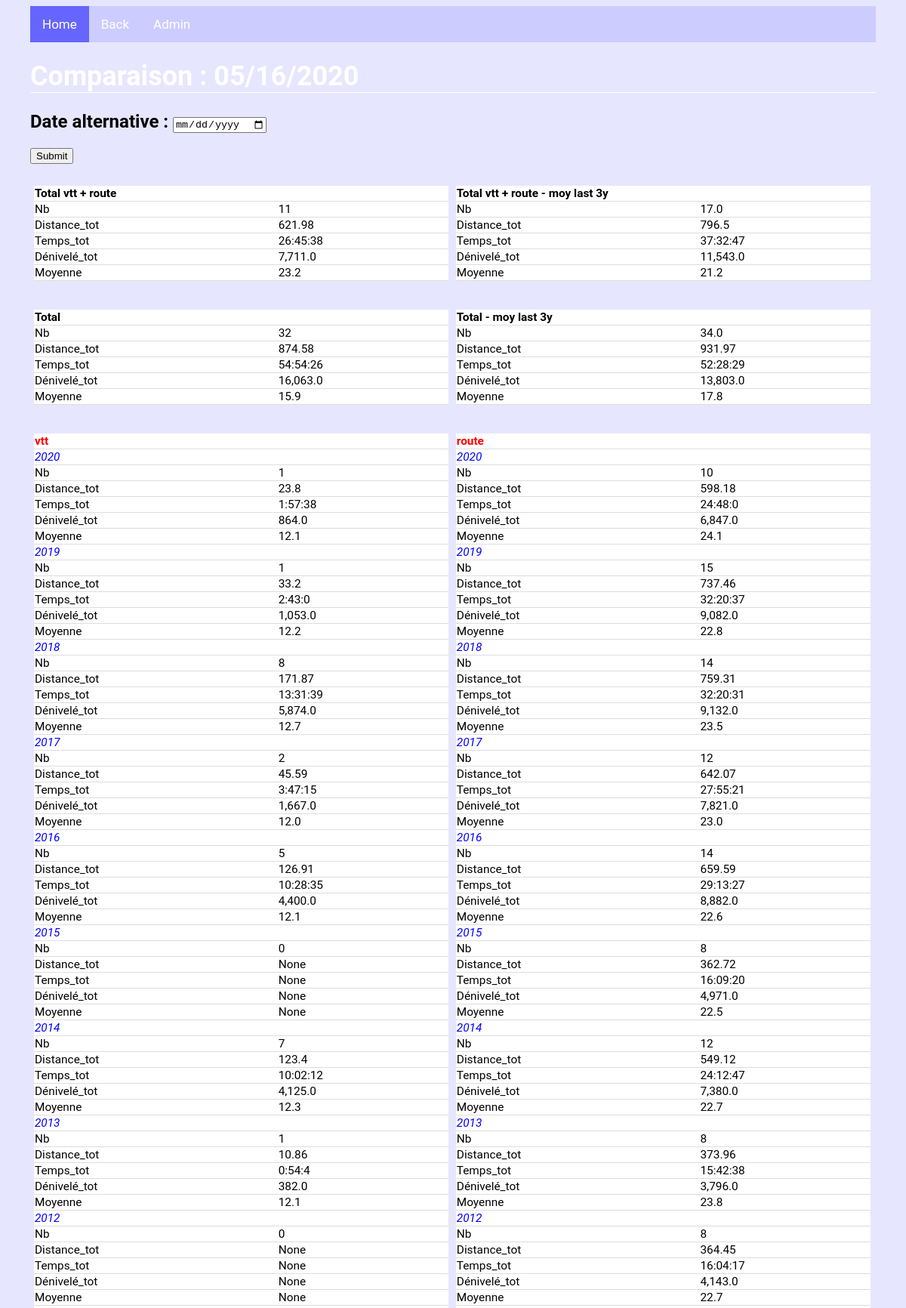
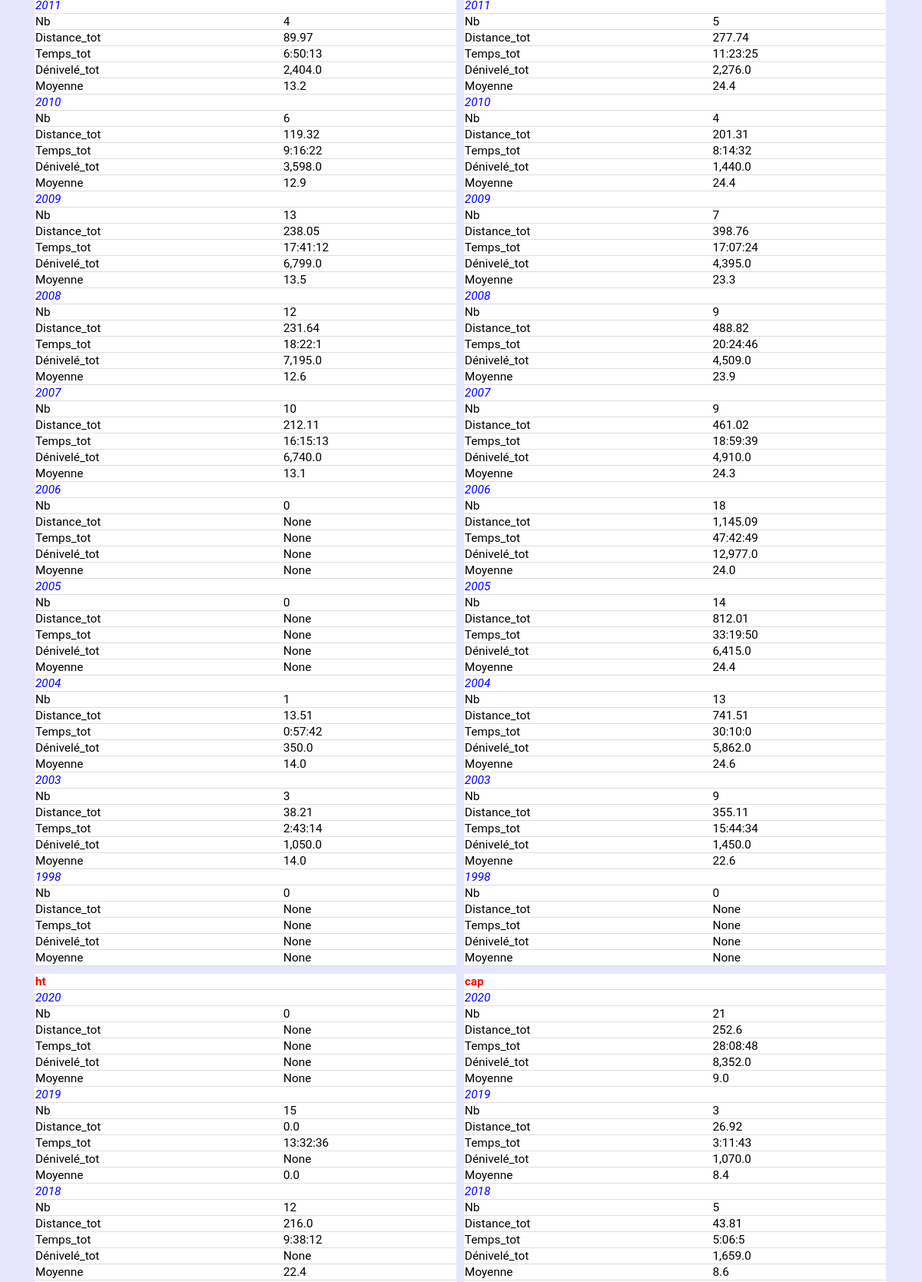
The app's page /biketours/stat/comp/ (upper part) with its own data (2 pictures, top to bottom).
### biketours/models.py (models this page shows, shortened)
class Type(models.Model):
    Type = models.CharField(max_length=250, default=None)
    Descriptif = models.CharField(max_length=1000, default=None, blank=True, null=True)

### biketours/views.py (the view)
def stat_comp(request):
    if request.method == "POST": # au moment du renvoi du formulaire
        dt = request.POST["alt_date"]
        dt = datetime.datetime.strptime(dt, "%Y-%m-%d")
        stat_comp = comp_anyday(dt)
        stat_comp_all = comp_anyday(dt, restr=False)
    else: # au moment du 1er appel de la view
        stat_comp = comp_today()
        stat_comp_all = comp_today(restr=False)
        dt=stat_comp["dt"]
    stat_comp_act_y = dict()
    for t in Type.objects.values_list("pk", flat=True) :
        tours = BikeTour.objects.filter(Type=t).values_list('id', flat=True).order_by('id')
        data_comp_y = stat_comp["data"].filter(Refparcours__in = tours)
        tmp=dict()
        for y in Perfo.objects.dates("Date", "year", order="DESC") :
                data_comp_act_y = data_comp_y.filter(Date__year=y.year)
                tmp[y.year]= agrperfo(data_comp_act_y, stat="sum")
                stat_comp_act_y[Type.objects.get(pk=t).Type] = tmp
    context = {
               "dt":dt,
               "stat_comp_act":stat_comp["act"],
               "stat_comp_act_last":stat_comp["last"],
               "stat_comp_all_act":stat_comp_all["act"],
               "stat_comp_all_act_last":stat_comp_all["last"],
               "stat_comp_act_y":stat_comp_act_y
               }
    return render(request, "biketours/stat_comp.html", context)

### biketours/views.py (called while the page is built)
def fmt_dct(k, v):  # formatage des résultats agrégés (Nb, Distance_totale/moy, Temps_total/moy, Dénivelé_total/moy)
    if v is None:
        return(v)
    elif re.search("Nb", k) and v is not None:
        return(round(v,0))
    elif re.search("Moy", k) and v is not None:
        return(round(v,1))
    elif (re.search("Distance",k) or re.search("Dénivelé", k)) and v is not None:
        return(format(round(v,2), ","))
    elif re.search("Temps",k) and v is not None:
        s = v.total_seconds()
        hours = s // 3600
        minutes = (s % 3600) // 60
        seconds = s % 60
        return(str(int(hours))+ ":" + str(int(minutes)).zfill(2) + ":" + str(int(seconds))).zfill(2)

def v_moy(qset, suffix): # suffix à introduire manuellement (string)
    if (qset["Distance"+suffix] is None or qset["Temps"+suffix] is None) :
        vmoy=None
    else :
        vmoy=qset["Distance"+suffix]/qset["Temps"+suffix].total_seconds()*3600
    return(vmoy)

def comp_anyday(dt, restr=True): # comparaison à la date dt
    flt=Q(Date__month__lt=dt.month)|(Q(Date__day__lte=dt.day)&Q(Date__month=dt.month))
    data_comp = Perfo.objects.filter(flt)
    if restr:
        tours = BikeTour.objects.filter(Type__in=[1, 2]).values_list('id', flat=True)
    else:
        tours = BikeTour.objects.values_list('id', flat=True)
    stat_comp_act=agrperfo(data_comp.filter(Q(Date__year=dt.year)&Q(Refparcours__in = tours)), stat="sum")
    stat_comp_act_last=agrperfo(data_comp.filter(Q(Date__year__gte=(dt.year-3))&Q(Date__year__lt=dt.year)&Q(Refparcours__in = tours)), stat="avg_sub",  div=3)
    stat_comp = {"dt":dt,
                 "act":stat_comp_act,
                 "last":stat_comp_act_last,
                 "data":data_comp}
    return(stat_comp)

def comp_today(restr=True): # comparaison à la date actuelle
    dt=datetime.date.today()
    stat_comp=comp_anyday(dt=dt, restr=restr)
    return(stat_comp)

### biketours/templates/biketours/stat_comp.html (shortened to what this page needs)
{% extends 'biketours/base.html' %}
{% block content %}
<h1> Comparaison : {{dt|date:"SHORT_DATE_FORMAT" }} </h1>
<form method="POST">{% csrf_token %}
    <h2>Date alternative : <input type="date"  name='alt_date' ></h2>
    <button type="submit">Submit</button>
</form>
{% if stat_comp_act %}
<div class="row">
	<div class="col_2">
	<table>
		<tr>
			<th colspan="2">Total vtt + route</th>
		</tr>
		{% for k,v in stat_comp_act.items %}
		<tr>
			<td>{{k}} </td>
			<td>{{v}} </td>
		</tr>
		{% endfor %}
	</table>
	</div>
	<div class="col_2">
	<table>
		<tr>
			<th colspan="2">Total vtt + route - moy last 3y</th>
		</tr>
		{% for k,v in stat_comp_act_last.items %}
		<tr>
			<td>{{k}} </td>
			<td>{{v}} </td>
		</tr>
		{% endfor %}
	</table>
	</div>
</div>
<div class="row">
	<div class="col_2">
	<table>
		<tr>
			<th colspan="2">Total</th>
		</tr>
		{% for k,v in stat_comp_all_act.items %}
		<tr>
			<td>{{k}} </td>
			<td>{{v}} </td>
		</tr>
		{% endfor %}
	</table>
	</div>
	<div class="col_2">
	<table>
		<tr>
			<th colspan="2">Total - moy last 3y</th>
		</tr>
		{% for k,v in stat_comp_all_act_last.items %}
		<tr>
			<td>{{k}} </td>
			<td>{{v}} </td>
		</tr>
		{% endfor %}
	</table>
	</div>
</div>
	<div class="row">
	{% for a,b in stat_comp_act_y.items %}
	<div class="col_2">
	<table>
		<tr>
			<th class="title1", colspan="2">{{a}} </td>
		</tr>
		{% for c, d in b.items %}
		<tr>
			<td class="title2", colspan="2">{{c}} </td>
		</tr>
			{% for e, f in d.items %}
			<tr>
				<td>{{e}} </td>
				<td>{{f}} </td>
			</tr>
			{% endfor %}
		{% endfor %}
	</table>
	</div>
	{% endfor %}
	</div>
{% else %}
	<h1> Ils sont où les liens ? .... </h1>
{% endif %}
{% endblock %}

### biketours/static/biketours/mystyle.css (style rules this page uses)
table { width: 100%; border-bottom: 1px solid #ddd; border-collapse: collapse; text-align: left; background-color: white; font-size:80%; table-layout: auto; }
th, td { border-bottom: 1px solid #ddd; border-collapse: collapse; text-align: left; background-color: white; font-size:80%; }
h1 { color: white; font-size:150%; border-bottom: 1px solid white; }
h2 { color: black; font-size:100%; }
.col_2 { float:left; width:49%; padding:5px; }
.row:after { content:""; display:table; clear:both; }
.title1 { color: red; font-weight: bold; }
.title2 { color: blue; font-style: italic; }

### records on screen
Type: stat_comp_act_y "vtt"
Type: stat_comp_act_y "route"
Type: stat_comp_act_y "ht"
Type: stat_comp_act_y "cap"

### other values on screen
{{ dt|date:"SHORT_DATE_FORMAT" }} "05/16/2020"
{{ k }} "Nb" "Distance_tot" "Temps_tot" "Dénivelé_tot" "Moyenne"
{{ v }} "11" "621.98" "26:45:38" "7,711.0" "23.2"
{{ v }} "17.0" "796.5" "37:32:47" "11,543.0" "21.2"
{{ v }} "32" "874.58" "54:54:26" "16,063.0" "15.9"
{{ v }} "34.0" "931.97" "52:28:29" "13,803.0" "17.8"
{{ c }} "2020" "2019" "2018" "2017" "2016" "2015" "2014" "2013" "2012" "2011" "2010" "2009" "2008" "2007" "2006" "2005" "2004" "2003" "1998" "2020" "2019" "2018" "2017" "2016" "2015" "2014" "2013" "2012" "2011" "2010" "2009" "2008" "2007" "2006" "2005" "2004" "2003" "1998" "2020" "2019" "2018" "2020" "2019" "2018"
{{ e }} "Nb" "Distance_tot" "Temps_tot" "Dénivelé_tot" "Moyenne" "Nb" "Distance_tot" "Temps_tot" "Dénivelé_tot" "Moyenne" "Nb" "Distance_tot" "Temps_tot" "Dénivelé_tot" "Moyenne" "Nb" "Distance_tot" "Temps_tot" "Dénivelé_tot" "Moyenne" "Nb" "Distance_tot" "Temps_tot" "Dénivelé_tot" "Moyenne" "Nb" "Distance_tot" "Temps_tot" "Dénivelé_tot" "Moyenne" "Nb" "Distance_tot" "Temps_tot" "Dénivelé_tot" "Moyenne" "Nb" "Distance_tot" "Temps_tot" "Dénivelé_tot" "Moyenne" "Nb" "Distance_tot" "Temps_tot" "Dénivelé_tot" "Moyenne" "Nb" "Distance_tot" "Temps_tot" "Dénivelé_tot" "Moyenne" "Nb" "Distance_tot" "Temps_tot" "Dénivelé_tot" "Moyenne" "Nb" "Distance_tot" "Temps_tot" "Dénivelé_tot" "Moyenne" "Nb" "Distance_tot" "Temps_tot" "Dénivelé_tot" "Moyenne" "Nb" "Distance_tot" "Temps_tot" "Dénivelé_tot" "Moyenne" "Nb" "Distance_tot" "Temps_tot" "Dénivelé_tot" "Moyenne" "Nb" "Distance_tot" "Temps_tot" "Dénivelé_tot" "Moyenne" "Nb" "Distance_tot" "Temps_tot" "Dénivelé_tot" "Moyenne" "Nb" "Distance_tot" "Temps_tot" "Dénivelé_tot" "Moyenne" "Nb" "Distance_tot" "Temps_tot" "Dénivelé_tot" "Moyenne" "Nb" "Distance_tot" "Temps_tot" "Dénivelé_tot" "Moyenne" "Nb" "Distance_tot" "Temps_tot" "Dénivelé_tot" "Moyenne" "Nb" "Distance_tot" "Temps_tot" "Dénivelé_tot" "Moyenne" "Nb" "Distance_tot" "Temps_tot" "Dénivelé_tot" "Moyenne" "Nb" "Distance_tot" "Temps_tot" "Dénivelé_tot" "Moyenne" "Nb" "Distance_tot" "Temps_tot" "Dénivelé_tot" "Moyenne" "Nb" "Distance_tot" "Temps_tot" "Dénivelé_tot" "Moyenne" "Nb" "Distance_tot" "Temps_tot" "Dénivelé_tot" "Moyenne" "Nb" "Distance_tot" "Temps_tot" "Dénivelé_tot" "Moyenne" "Nb" "Distance_tot" "Temps_tot" "Dénivelé_tot" "Moyenne" "Nb" "Distance_tot" "Temps_tot" "Dénivelé_tot" "Moyenne" "Nb" "Distance_tot" "Temps_tot" "Dénivelé_tot" "Moyenne" "Nb" "Distance_tot" "Temps_tot" "Dénivelé_tot" "Moyenne" "Nb" "Distance_tot" "Temps_tot" "Dénivelé_tot" "Moyenne" "Nb" "Distance_tot" "Temps_tot" "Dénivelé_tot" "Moyenne" "Nb" "Distance_tot" "Temps_tot" "Dénivelé_tot" "Moyenne" "Nb" "Distance_tot" "Temps_tot" "Dénivelé_tot" "Moyenne" "Nb" "Distance_tot" "Temps_tot" "Dénivelé_tot" "Moyenne" "Nb" "Distance_tot" "Temps_tot" "Dénivelé_tot" "Moyenne" "Nb" "Distance_tot" "Temps_tot" "Dénivelé_tot" "Moyenne" "Nb" "Distance_tot" "Temps_tot" "Dénivelé_tot" "Moyenne" "Nb" "Distance_tot" "Temps_tot" "Dénivelé_tot" "Moyenne" "Nb" "Distance_tot" "Temps_tot" "Dénivelé_tot" "Moyenne" "Nb" "Distance_tot" "Temps_tot" "Dénivelé_tot" "Moyenne" "Nb" "Distance_tot" "Temps_tot" "Dénivelé_tot" "Moyenne"
{{ f }} "1" "23.8" "1:57:38" "864.0" "12.1" "1" "33.2" "2:43:0" "1,053.0" "12.2" "8" "171.87" "13:31:39" "5,874.0" "12.7" "2" "45.59" "3:47:15" "1,667.0" "12.0" "5" "126.91" "10:28:35" "4,400.0" "12.1" "0" "None" "None" "None" "None" "7" "123.4" "10:02:12" "4,125.0" "12.3" "1" "10.86" "0:54:4" "382.0" "12.1" "0" "None" "None" "None" "None" "4" "89.97" "6:50:13" "2,404.0" "13.2" "6" "119.32" "9:16:22" "3,598.0" "12.9" "13" "238.05" "17:41:12" "6,799.0" "13.5" "12" "231.64" "18:22:1" "7,195.0" "12.6" "10" "212.11" "16:15:13" "6,740.0" "13.1" "0" "None" "None" "None" "None" "0" "None" "None" "None" "None" "1" "13.51" "0:57:42" "350.0" "14.0" "3" "38.21" "2:43:14" "1,050.0" "14.0" "0" "None" "None" "None" "None" "10" "598.18" "24:48:0" "6,847.0" "24.1" "15" "737.46" "32:20:37" "9,082.0" "22.8" "14" "759.31" "32:20:31" "9,132.0" "23.5" "12" "642.07" "27:55:21" "7,821.0" "23.0" "14" "659.59" "29:13:27" "8,882.0" "22.6" "8" "362.72" "16:09:20" "4,971.0" "22.5" "12" "549.12" "24:12:47" "7,380.0" "22.7" "8" "373.96" "15:42:38" "3,796.0" "23.8" "8" "364.45" "16:04:17" "4,143.0" "22.7" "5" "277.74" "11:23:25" "2,276.0" "24.4" "4" "201.31" "8:14:32" "1,440.0" "24.4" "7" "398.76" "17:07:24" "4,395.0" "23.3" "9" "488.82" "20:24:46" "4,509.0" "23.9" "9" "461.02" "18:59:39" "4,910.0" "24.3" "18" "1,145.09" "47:42:49" "12,977.0" "24.0" "14" "812.01" "33:19:50" "6,415.0" "24.4" "13" "741.51" "30:10:0" "5,862.0" "24.6" "9" "355.11" "15:44:34" "1,450.0" "22.6" "0" "None" "None" "None" "None" "0" "None" "None" "None" "None" "15" "0.0" "13:32:36" "None" "0.0" "12" "216.0" "9:38:12" "None" "22.4" "21" "252.6" "28:08:48" "8,352.0" "9.0" "3" "26.92" "3:11:43" "1,070.0" "8.4" "5" "43.81" "5:06:5" "1,659.0" "8.6"
